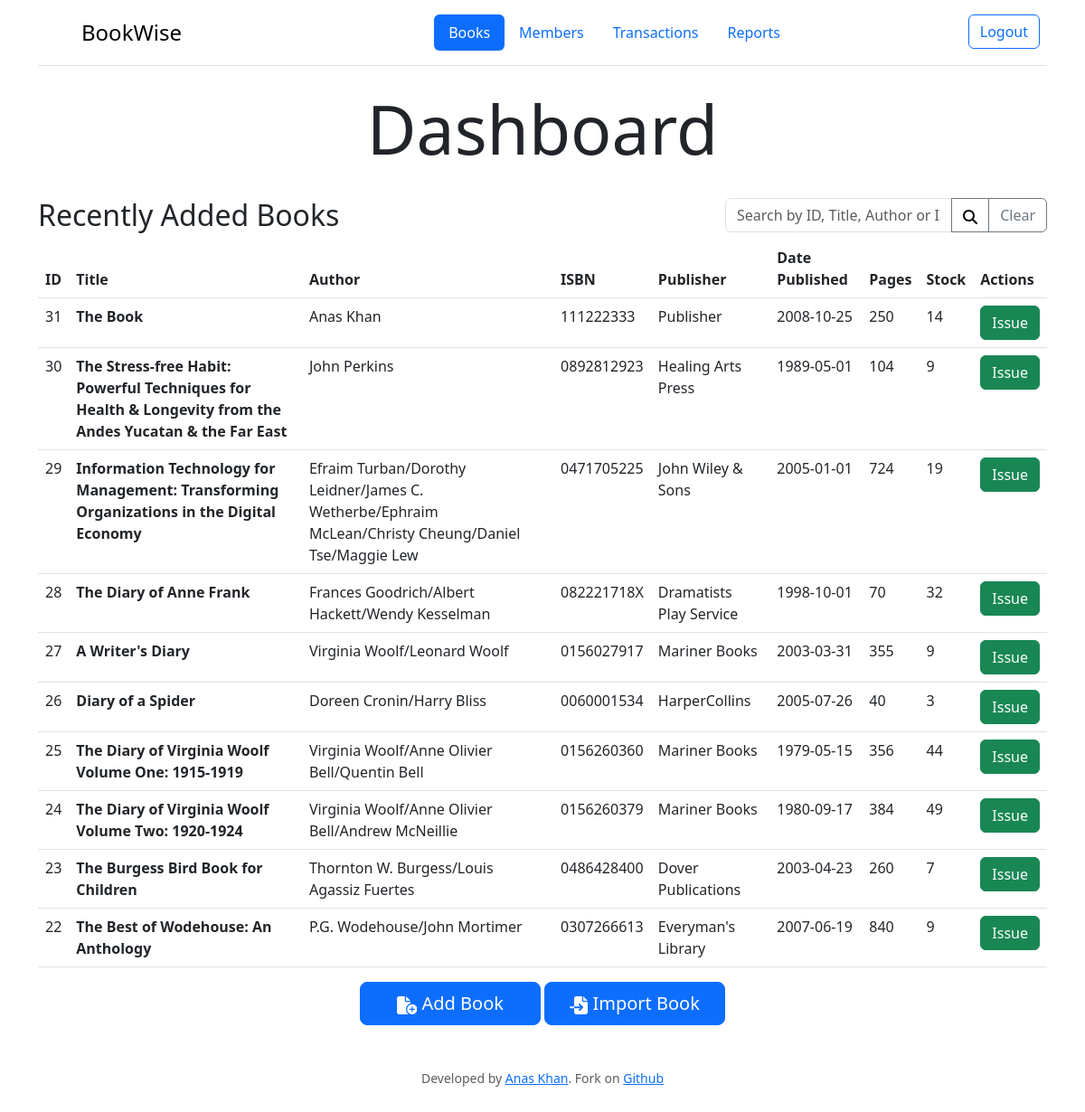
Before: / (signed in) with the older database file.
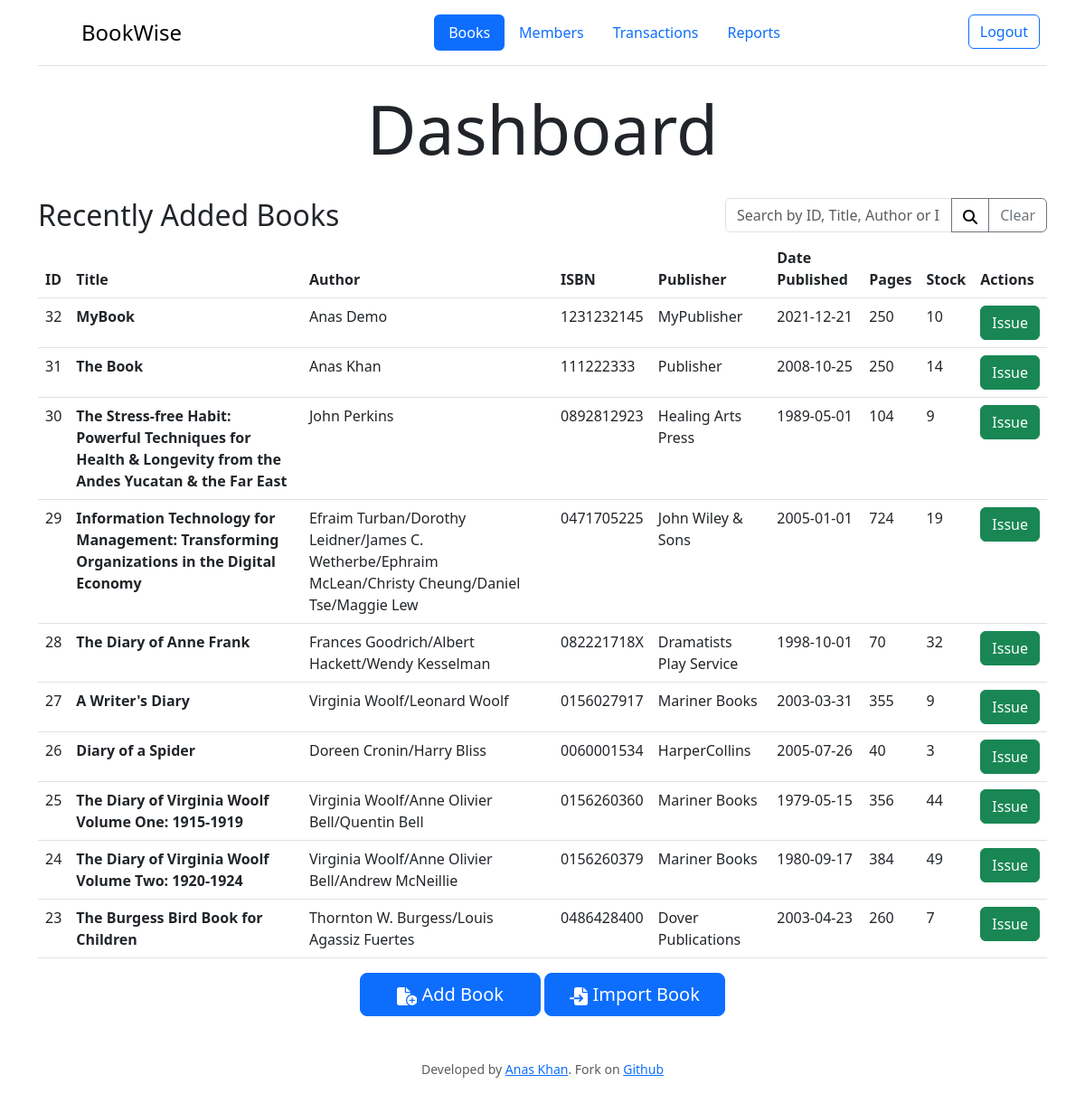
After: the same page with the newer database file.
### tables this page shows
CREATE TABLE books (id INTEGER PRIMARY KEY AUTOINCREMENT, title TEXT NOT NULL, author TEXT NOT NULL, isbn TEXT NOT NULL, publisher TEXT NOT NULL, pages INTEGER NOT NULL, stock INTEGER DEFAULT 0, date TEXT, date_added DATETIME);

### app.py (the view)
@app.route("/", methods=["GET", "POST"])
@login_required
def home():
    if request.method == "POST":
        search_term = request.form.get("query")
        query = f"""
            SELECT *
            FROM books
            WHERE title LIKE '%{search_term}%'
                OR author LIKE '%{search_term}%'
                OR id LIKE '%{search_term}%'
                OR isbn LIKE '%{search_term}%'
        """
        books = db.execute(query)
        title = "Search Result"
    else:
        books = db.execute(
            "SELECT * FROM books ORDER BY date_added DESC LIMIT 10")
        title = "Recently Added Books"
        search_term = ""
    return render_template(
        "home.html", title=title, books=books, search_term=search_term
    )

### app.py (called while the page is built)
@app.after_request
def after_request(response):
    response.headers["Cache-Control"] = "no-cache, no-store, must-revalidate"
    response.headers["Expires"] = 0
    response.headers["Pragma"] = "no-cache"
    return response

def login_required(f):
    @wraps(f)
    def decorated_function(*args, **kwargs):
        if session.get("user_id") is None:
            return redirect("/login")
        return f(*args, **kwargs)
    return decorated_function

### templates/home.html (shortened to what this page needs)
{% extends "layout.html" %} {% block title %} Index {% endblock %} {% block navbar %} <ul class="nav nav-pills">
    <li class="nav-item">
        <a href="/" class="nav-link active" aria-current="page">Books</a>
    </li>
    <li class="nav-item">
        <a href="/members" class="nav-link">Members</a>
    </li>
    <li class="nav-item">
        <a href="/transactions" class="nav-link">Transactions</a>
    </li>
    <li class="nav-item">
        <a href="/reports" class="nav-link">Reports</a>
    </li>
</ul> {% endblock %} {% block main %}
<div class="text-center">
    <h1>Dashboard</h1>
    <br>
</div>
<div class="container">
    <div class="row">
        <div class="col-8">
            <h2>{{title}}</h2>
        </div>
        <div class="col-4 text-end">
            <form action="/" method="POST">
                <div class="input-group">
                    <input type="text" class="form-control" placeholder="Search by ID, Title, Author or ISBN" name="query" value="{{search_term}}">
                    <button class="btn btn-outline-secondary" type="submit">
                        <i>
                        </i>
                    </button>
                    <button class="btn btn-outline-secondary" type="button" onclick="window.location.href='/'">Clear</button>
                </div>
            </form>
        </div>
    </div>
    <table class="table table-hover">
        <thead>
            <tr>
                <th>ID</th>
                <th>Title</th>
                <th>Author</th>
                <th>ISBN</th>
                <th>Publisher</th>
                <th>Date Published</th>
                <th>Pages</th>
                <th>Stock</th>
                <th>Actions</th>
            </tr>
        </thead>
        <tbody> {% for book in books %} <tr>
                <td>{{ book.id }}</td>
                <th>{{ book.title }}</th>
                <td>{{ book.author }}</td>
                <td>{{ book.isbn }}</td>
                <td>{{ book.publisher }}</td>
                <td>{{ book.date }}</td>
                <td>{{ book.pages }}</td>
                <td>{{ book.stock }}</td>
                <td>
                    <button type="button" class="btn btn-success" data-bs-toggle="modal" data-bs-target="#issueBookModal{{ book.id }}">Issue</button>
                </td>
            </tr>
             {% endfor %}
        </tbody>
    </table>
    <div class="text-center">
        <button type="button" class="btn btn-primary btn-lg" style="width: 200px;" data-bs-toggle="modal" data-bs-target="#addBookModal">
            <i>
            </i> Add Book </button>
        <a href="/import_books" class="btn btn-primary btn-lg" style="width: 200px;">
            <i>
            </i> Import Book </a>
    </div>
</div>
{% endblock %}

### templates/layout.html (shortened to what this page needs)
<!DOCTYPE html>
<html lang="en">
    <head>
        <link href="https://cdn.jsdelivr.net/npm/bootstrap@5.3.0/dist/css/bootstrap.min.css" rel="stylesheet">
    </head>
    <body>
        <div class="container">
            <header class="d-flex flex-wrap justify-content-center py-3 mb-4 border-bottom">
                <a href="/" class="d-flex align-items-center mb-3 mb-md-0 me-md-auto link-body-emphasis text-decoration-none">
                    <svg class="bi me-2" width="40" height="32">
                        <use xlink:href="#bootstrap" />
                    </svg>
                    <span class="fs-4">BookWise</span>
                </a> {% block navbar %}{% endblock %} <div class="col-md-3 text-end"> {% if session["user_id"] %} <a href="/logout" class="btn btn-outline-primary me-2">Logout</a> {% else %} <a href="/login" class="btn btn-outline-primary me-2">Login</a> {% endif %} </div>
            </header>
        </div>  <main class="container-fluid"> {% block main %}{% endblock %} </main>
        <footer class="mb-5 small text-center text-muted py-5"> Developed by <a href="https://twitter.com/anxkhn">Anas Khan</a>. Fork on <a href="https://github.com/anxkhn/bookwise">Github</a>
        </footer>
    </body>
</html>

### templates/home.html (style rules this page uses)
h1 { font-size: 75px; }

Changed rows visible on the page:
no longer on this page (row unchanged): books: id "22", title "The Best of Wodehouse: An Anthology", author "P.G. Wodehouse/John Mortimer", isbn "0307266613", publisher "Everyman's Library", date "2007-06-19", pages "840", stock "9"
added books: id "32", title "MyBook", author "Anas Demo", isbn "1231232145", publisher "MyPublisher", date "2021-12-21", pages "250", stock "10"
